Frame 1 (no input): blank canvas, image omitted
Frame 60 (the mouse pressed at the canvas centre just before this capture): blank canvas, image omitted
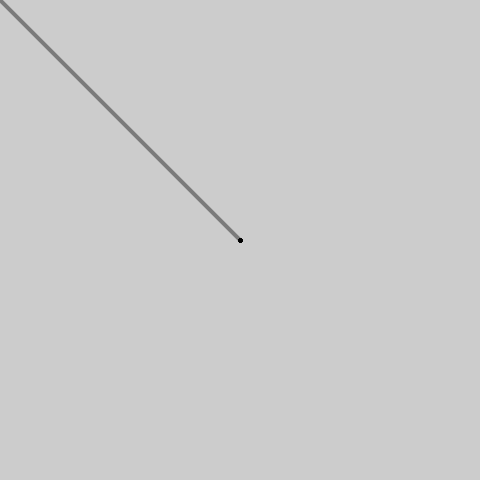
Frame 120 (the mouse held since frame 60 and released just before this capture)

The Processing sketch whose frames 1 and 60 were blank and that drew this single picture after the mouse press (run headless with seeded random() and noise(); from frame 60 on, the mouse is pressed at the canvas centre):

// Processing sketch: Make_Processing_5_2_MeetDraw
// ── Make_Processing_5_2_MeetDraw.pde
int x = 280;
int y = -100;
int diameter = 9;

void setup() {
  size(480, 480);
  smooth();
  fill(0, 102);
  stroke(0, 102);
  strokeWeight(4);
}

void draw() {
  //background(204);
  if (mousePressed) {
    line(mouseX, mouseY, pmouseX, pmouseY);
  }
}

//each trip through draw is a frame.
//default: 60 frames per second.
//pmouseX and pmouseY
